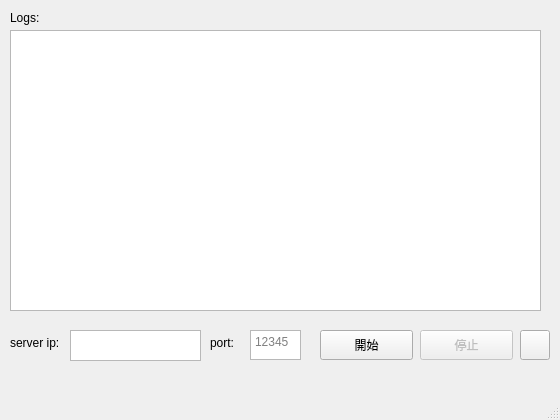
<?xml version="1.0" encoding="UTF-8"?>
<ui version="4.0">
 <class>MainWindow</class>
 <widget class="QMainWindow" name="MainWindow">
  <property name="geometry">
   <rect>
    <x>0</x>
    <y>0</y>
    <width>560</width>
    <height>420</height>
   </rect>
  </property>
  <property name="sizePolicy">
   <sizepolicy hsizetype="Fixed" vsizetype="Fixed">
    <horstretch>0</horstretch>
    <verstretch>0</verstretch>
   </sizepolicy>
  </property>
  <property name="baseSize">
   <size>
    <width>512</width>
    <height>376</height>
   </size>
  </property>
  <property name="windowTitle">
   <string>client</string>
  </property>
  <widget class="QWidget" name="centralwidget">
   <property name="sizePolicy">
    <sizepolicy hsizetype="Expanding" vsizetype="Expanding">
     <horstretch>0</horstretch>
     <verstretch>0</verstretch>
    </sizepolicy>
   </property>
   <widget class="QLabel" name="label">
    <property name="geometry">
     <rect>
      <x>10</x>
      <y>10</y>
      <width>58</width>
      <height>15</height>
     </rect>
    </property>
    <property name="text">
     <string>Logs:</string>
    </property>
   </widget>
   <widget class="QPlainTextEdit" name="logs">
    <property name="geometry">
     <rect>
      <x>10</x>
      <y>30</y>
      <width>531</width>
      <height>281</height>
     </rect>
    </property>
    <property name="contextMenuPolicy">
     <enum>Qt::CustomContextMenu</enum>
    </property>
    <property name="statusTip">
     <string>目前伺服器的紀錄</string>
    </property>
    <property name="sizeAdjustPolicy">
     <enum>QAbstractScrollArea::AdjustToContents</enum>
    </property>
    <property name="readOnly">
     <bool>true</bool>
    </property>
    <property name="textInteractionFlags">
     <set>Qt::TextBrowserInteraction</set>
    </property>
   </widget>
   <widget class="QLabel" name="label_2">
    <property name="geometry">
     <rect>
      <x>210</x>
      <y>335</y>
      <width>41</width>
      <height>16</height>
     </rect>
    </property>
    <property name="text">
     <string>port:</string>
    </property>
   </widget>
   <widget class="QTextEdit" name="port_textedit">
    <property name="enabled">
     <bool>true</bool>
    </property>
    <property name="geometry">
     <rect>
      <x>250</x>
      <y>330</y>
      <width>51</width>
      <height>30</height>
     </rect>
    </property>
    <property name="statusTip">
     <string>輸入要開啟的port</string>
    </property>
    <property name="placeholderText">
     <string>12345</string>
    </property>
   </widget>
   <widget class="QPushButton" name="start_button">
    <property name="geometry">
     <rect>
      <x>320</x>
      <y>330</y>
      <width>93</width>
      <height>30</height>
     </rect>
    </property>
    <property name="text">
     <string>開始</string>
    </property>
   </widget>
   <widget class="QPushButton" name="stop_button">
    <property name="enabled">
     <bool>false</bool>
    </property>
    <property name="geometry">
     <rect>
      <x>420</x>
      <y>330</y>
      <width>93</width>
      <height>30</height>
     </rect>
    </property>
    <property name="text">
     <string>停止</string>
    </property>
   </widget>
   <widget class="QPushButton" name="about_button">
    <property name="geometry">
     <rect>
      <x>520</x>
      <y>330</y>
      <width>30</width>
      <height>30</height>
     </rect>
    </property>
    <property name="text">
     <string/>
    </property>
    <property name="icon">
     <iconset resource="icons.qrc">
      <normaloff>:/resource/question.png</normaloff>:/resource/question.png</iconset>
    </property>
   </widget>
   <widget class="QLabel" name="label_3">
    <property name="geometry">
     <rect>
      <x>10</x>
      <y>335</y>
      <width>58</width>
      <height>15</height>
     </rect>
    </property>
    <property name="text">
     <string>server ip:</string>
    </property>
   </widget>
   <widget class="QTextEdit" name="serverip_textedit">
    <property name="geometry">
     <rect>
      <x>70</x>
      <y>330</y>
      <width>131</width>
      <height>31</height>
     </rect>
    </property>
    <property name="statusTip">
     <string>輸入server的ip</string>
    </property>
   </widget>
  </widget>
  <widget class="QMenuBar" name="menubar">
   <property name="geometry">
    <rect>
     <x>0</x>
     <y>0</y>
     <width>560</width>
     <height>25</height>
    </rect>
   </property>
   <property name="nativeMenuBar">
    <bool>true</bool>
   </property>
  </widget>
  <widget class="QStatusBar" name="statusBar"/>
 </widget>
 <resources>
  <include location="icons.qrc"/>
 </resources>
 <connections/>
</ui>
